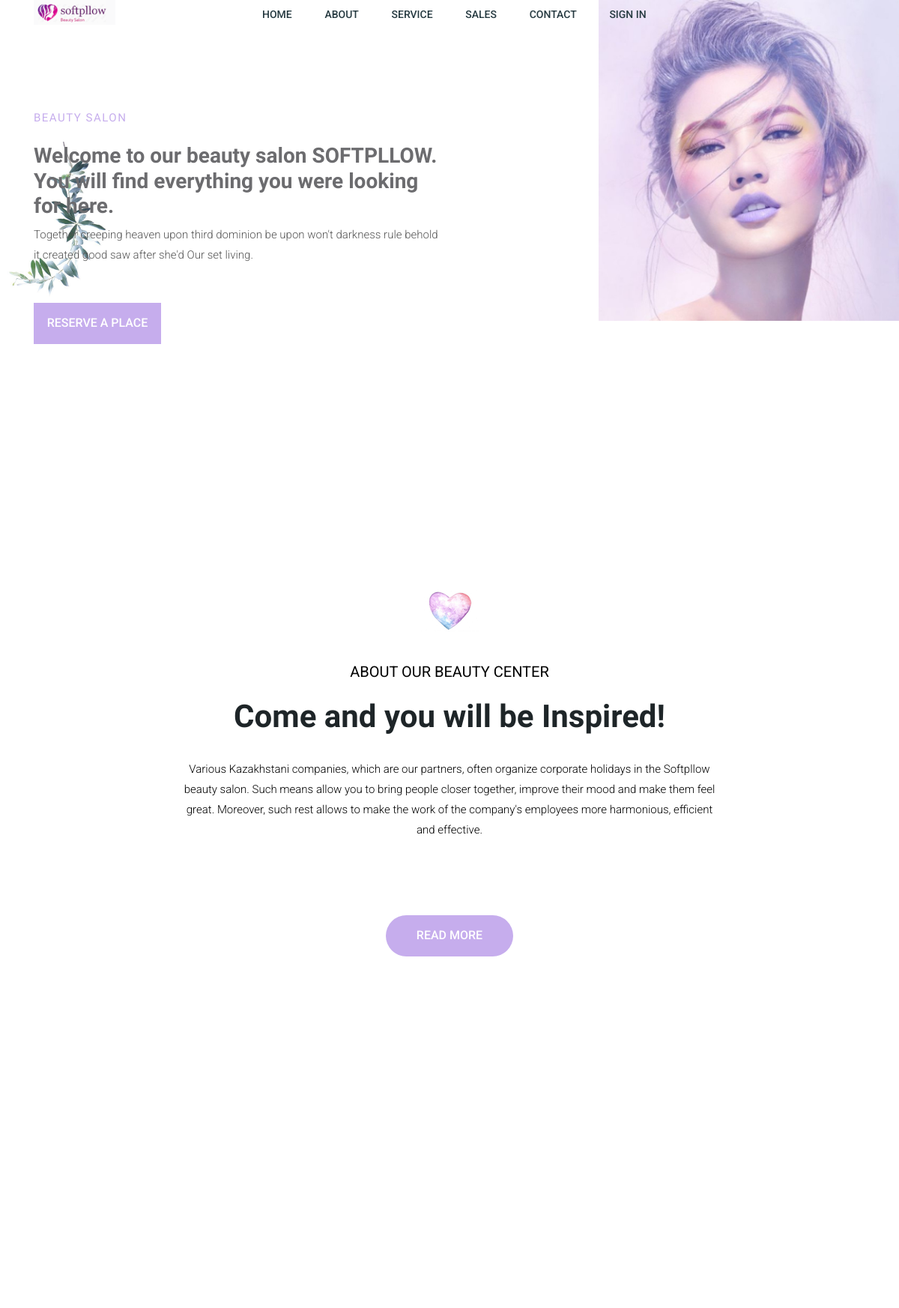
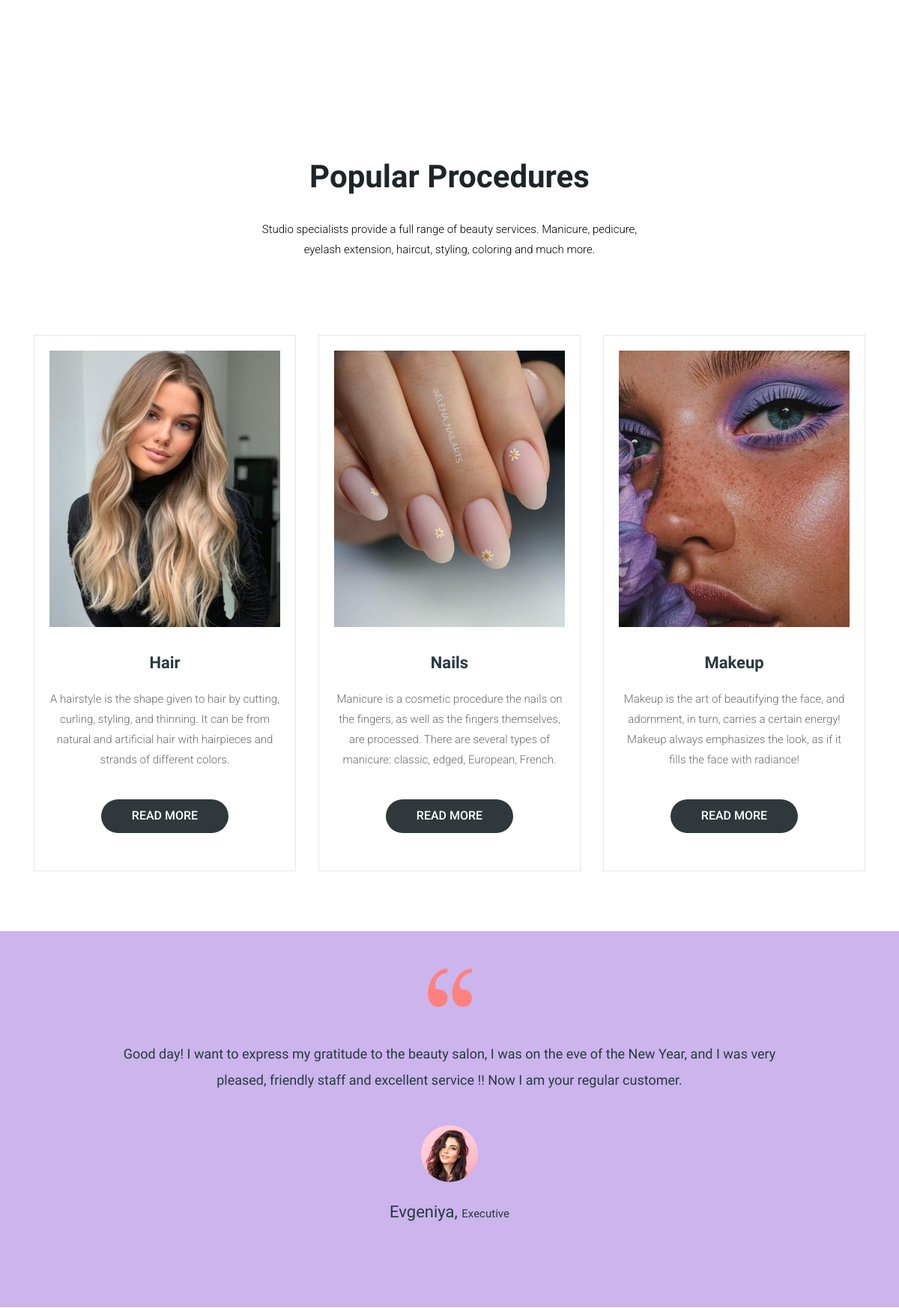
The page / (upper part) on the database its author committed (2 pictures, top to bottom).
### beauty/models.py (models this page shows, shortened)
class Service(models.Model):
    price=models.IntegerField()
    category=models.CharField( max_length=100)
    img=models.ImageField()
    description=models.TextField(default='cwv')

### beauty/views.py (the view)
# urls.py: path('', views.index, name='index'),
def index(request):
    service1=Service.objects.all()
    staff=Staff.objects.all()
    return render(request,'index.html',{'service1':service1,'staff':staff})

### beauty/templates/index.html (shortened to what this page needs)
{% load static %}
<!doctype html>
<html lang="en">
<head>
  <link rel="stylesheet" href="https://maxcdn.bootstrapcdn.com/font-awesome/4.6.2/css/ligature-symbols.min.css">
  <link rel="stylesheet" href="{% static 'css/bootstrap.min.css' %}">
  <link rel="stylesheet" href="{% static 'css/themify-icons.css' %}">
  <link rel="stylesheet" href="{% static 'css/owl.carousel.min.css' %}">
  <link rel="stylesheet" href="{% static 'css/jquery.fancybox.min.css' %}">
  <link rel="stylesheet" href="{% static 'css/style.css' %}">
</head>
<body class="home-two">
  <header class="header abs-header">
    <div class="container">
      <div class="row align-items-end">
        <div class="col-md-3">
          <a href="index.html" class="logo">
            <img src="{% static 'images/logo.png' %}" alt="">
          </a>
        </div>
        <div class="col-md-9">
          <nav class="primary-menu">
            <ul>
              <li><a href="{% url 'index' %}">Home</a></li>
              <li><a href="{% url 'about'%}">About</a></li>
              <li><a href="{% url 'service' %}">Service</a></li>
              <li><a href="{% url 'sale' %}">Sales</a></li>
              <li><a href="{% url 'contacts' %}">Contact</a></li>
              {% if request.user.is_authenticated %}
              <li><a href="{% url 'logout' %}">Sign out</a></li>
              <li>Hello {{ request.user.username }}</li>
              {% else %}
                <li><a href="{% url 'register' %}">Sign in</a></li>
              {% endif %}
            </ul>
          </nav>
        </div>
      </div>
    </div>
  </header>
  <section class="banner">
    <div class="spa-img">
      <img src="{% static 'images/beauty.jpg' %}" alt="">
    </div>
    <div class="container">
      <div class="row">
        <div class="col-lg-6 col-md-9">
          <div class="banner-content">
            <span>Beauty Salon</span>
            <h3>Welcome to our beauty salon SOFTPLLOW. You will find everything you were looking for here.</h3>
            <p>Together creeping heaven upon third dominion be upon won't darkness rule behold it created good saw after she'd Our set living.</p>
             <a href="contact.html" class="btn"> RESERVE A PLACE </a>
          </div>
        </div>
      </div>
    </div>
  </section>
  <section class="about">
    <div class="container">
      <div class="row">
        <div class="col-lg-10 col-md-12 m-auto">
          <div class="sec-heading">
            <img src="{% static 'images/butterfly.png' %}" alt="">
            <span class="tagline">ABOUT OUR BEAUTY CENTER</span>
            <h3 class="sec-title">Come and you will be Inspired!</h3>
            <p>Various Kazakhstani companies, which are our partners, often organize corporate holidays in the Softpllow beauty salon. Such means allow you to bring people closer together, improve their mood and make them feel great. Moreover, such rest allows to make the work of the company's employees more harmonious, efficient and effective.</p>
          </div>
          <a href="about.html" class="btn btn-round">Read more</a>
        </div>
      </div>
    </div>
  </section>
  <section class="service">
    <div class="service-caro owl-carousel">
      {% for i in service1|slice:":4"%}
      <div class="single-service">
        <img src="{{ i.img.url }}" alt="">
      </div>
      {% endfor %}
    </div>
  </section>
  <section class="procedures">
    <div class="container">
      <div class="row">
        <div class="col-lg-8 col-md-10 m-auto">
          <div class="sec-heading">
            <h3 class="sec-title">Popular Procedures</h3>
            <p>Studio specialists provide a full range of beauty services. Manicure, pedicure, eyelash extension, haircut, styling, coloring and much more.</p>
          </div>
        </div>
      </div>
      <div class="row">
        {% for i in service1|slice:":3"%}
        <div class="col-md-4">
          <article class="post">
            <img src="{{ i.img.url }}" alt="">
            <h4><a href="services.html">{{ i.category}}</a></h4>
            <p>{{ i.description }}</p>
            <a href="{% url 'zapis' pk=i.pk %}" class="btn btn-round">read more</a>
          </article>
        </div>
        {% endfor %}
      </div>
    </div>
  </section>
  <section class="testimonial bg-lightred">
    <div class="container">
      <div class="row">
        <div class="col-lg-10 col-md-12 m-auto">
          <div class="test-caro owl-carousel">
            <div class="single-tst">
              <img src="images/quote.png" alt="">
              <p>Good day! I want to express my gratitude to the beauty salon, I was on the eve of the New Year, and I was very pleased, friendly staff and excellent service !! Now I am your regular customer.</p>
              <div class="client-info">
                <img src="images/client-1.png" alt="" class="thumb">
                <p>Evgeniya, <span>Executive</span></p>
              </div>
            </div>
          </div>
        </div>
      </div>
    </div>
  </section>
</body>
</html>

### beauty/static/css/style.css (style rules this page uses)
* { margin: 0; padding: 0; -webkit-box-sizing: border-box; box-sizing: border-box; }
body { color: #6c6c6f; background-color: #fff; font-family: 'Roboto', sans-serif; font-weight: 300; font-size: 15px; line-height: 27px; }
a { -webkit-transition: all 300ms ease-in-out; -o-transition: all 300ms ease-in-out; transition: all 300ms ease-in-out; }
h1, h2, h3, h4, h5, h6 { font-family: 'Rufina', serif; font-weight: 700; }
img { display: block; width: 100%; height: auto; }
ul { margin: 0; padding: 0; list-style: none; }
section { display: block; position: relative; padding: 50px 0; width: 100%; }
.header { position: relative; }
.header.abs-header { position: absolute; top: 0; left: 0; width: 100%; z-index: 1; }
.logo { display: block; max-width: 109px; }
.primary-menu { position: relative; }
.primary-menu li a { color: #263a41; display: block; font-size: 14px; font-weight: 500; text-transform: uppercase; padding: 0 20px; }
@media screen and (min-width: 768px) { .primary-menu li { display: inline-block; } }
.banner { background: url(../images/leaf.png) no-repeat left center/12.5%; padding: 12% 0; }
.banner span { color: #c6aded; display: block; font-family: "Rufina", serif; letter-spacing: 1.5px; text-transform: uppercase; margin-bottom: 20px; }
.banner p { color: #555; margin-bottom: 50px; }
.banner .spa-img { width: 33.4%; position: absolute; right: 0; top: 0; }
.btn { background-color: #c6aded; border-radius: 0; color: #fff; display: inline-block; font-size: 16px; font-weight: 500; line-height: 0.8; text-transform: uppercase; min-width: 170px; padding: 20px 15px; }
.about { text-align: center; }
.sec-heading { padding-top: 25px; margin-bottom: 25px; position: relative; margin: 100px; }
.sec-heading img { max-width: 84px; margin: 0 auto 40px; }
.sec-heading .tagline { color: #000; display: block; font-size: 20px; font-weight: 400; line-height: .8; text-transform: uppercase; margin-bottom: 27px; }
.sec-heading .sec-title { color: #1e2528; font-size: 42px; margin-bottom: 32px; }
.sec-heading p { color: #000000; margin-bottom: 0; }
.btn-round { border-radius: 50px; }
.service .service-caro { display: -webkit-box; display: -ms-flexbox; display: flex; -ms-flex-wrap: wrap; flex-wrap: wrap; -webkit-box-pack: justify; -ms-flex-pack: justify; justify-content: space-between; }
.service .single-service { -ms-flex-preferred-size: 25%; flex-basis: 25%; position: relative; }
.procedures { position: relative; }
.post { border: 1px solid #e3e6ea; text-align: center; -webkit-transition: all 300ms ease-in-out; -o-transition: all 300ms ease-in-out; transition: all 300ms ease-in-out; padding: 20px; margin-bottom: 30px; }
.post img { margin-bottom: 35px; }
.post h4 { margin-bottom: 22px; }
.post h4, .post h4 a { color: #263a41; font-size: 22px; }
.post p { margin-bottom: 39px; }
.post .btn { background-color: #30383b; margin-bottom: 30px; padding: 15px; }
.bg-lightred { background-color: #ccb4ed; }
.testimonial .single-tst { position: relative; text-align: center; margin-bottom: 30px; }
.testimonial .single-tst img { margin: 0 auto 45px; width: 59px; }
.testimonial .single-tst p { color: #263a41; font-family: "Rufina", serif; font-size: 18px; font-weight: 400; line-height: 35px; margin-bottom: 43px }
.testimonial .single-tst .client-info .thumb { border-radius: 50%; margin-bottom: 22px; height: 76px; width: 76px; }
.testimonial .single-tst .client-info p { font-size: 22px; margin-bottom: 0; }
.testimonial .single-tst .client-info p span { display: inline-block; font-family: "Roboto", sans-serif; font-size: 15px; font-weight: 300px; }

### rows shown on the page
Service: img (picture), category "Hair", description "A hairstyle is the shape given to hair by cutting, curling, styling, and thinning. It can be from natural and artificial hair with hairpieces and strands of different colors."
Service: img (picture), category "Nails", description "Manicure is a cosmetic procedure the nails on the fingers, as well as the fingers themselves, are processed. There are several types of manicure: classic, edged, European, French."
Service: img (picture), category "Makeup", description "Makeup is the art of beautifying the face, and adornment, in turn, carries a certain energy! Makeup always emphasizes the look, as if it fills the face with radiance!"
Service: img (picture)
